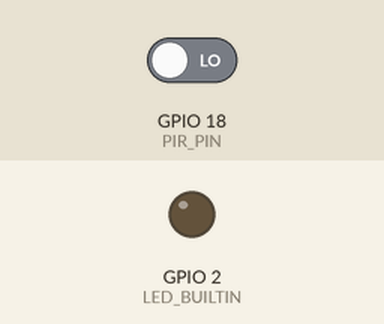
The sketch below on a simulated ESP32. Shown: output pins drawn as LEDs (lit = HIGH). Inputs (shaded band) come from the test bench; at power-on: GPIO 18 (PIR_PIN) LOW. WiFi joins after 1.5 s; servers stay silent unless stated; web services answer with replies made up by the test bench; what the sketch prints to the serial monitor is not drawn.

Above: at 0.1 s.
At 2.7 s:
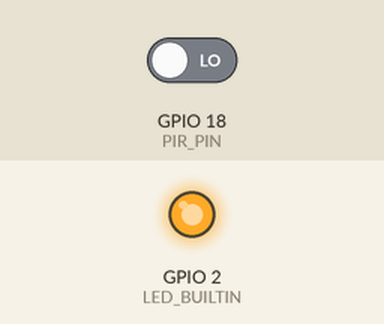
2.8 s: GPIO 18 (PIR_PIN) driven HIGH
Timing chart, 0 to 5.8 s (numbered marks = the images above; inputs shaded):
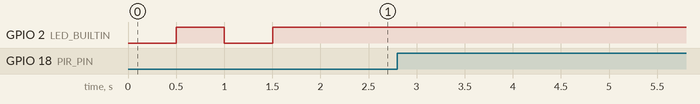

Measured:
- after the input at 2.8 s, every drawn part: stays the same

The sketch:

ESP32-Line-Notify.ino
```cpp
#include <WiFiClientSecure.h>
#include <WiFi.h>

#define LINE_TOKEN "gkfkDC5Ld0tgjHPf6kz649bFCCqON392avMW9kimaWt"

#define WIFI_STA_NAME "SK_ 2.4G"
#define WIFI_STA_PASS "42117622"

#define PIR_PIN 18
#define LED_BUILTIN 2

bool LINE_Notify(String message) {
  WiFiClientSecure client;
  client.setInsecure();           // ถ้าเป็น ESP32 เวอร์ชั่น 1.0.4 ให้ปิดส่วนนี้ไว้
  if (!client.connect("notify-api.line.me", 443)) {
    Serial.println("connection failed");
    return false;
  }

  String payload = "message=" + message;
  String req = "";
  req += "POST /api/notify HTTP/1.1\r\n";
  req += "Host: notify-api.line.me\r\n";
  req += "Authorization: Bearer " + String(LINE_TOKEN) + "\r\n";
  req += "User-Agent: ESP32\r\n";
  req += "Content-Type: application/x-www-form-urlencoded\r\n";
  req += "Content-Length: " + String(payload.length()) + "\r\n";
  req += "\r\n";
  req += payload;
  // Serial.println(req);
  client.print(req);

  delay(20);

  // Serial.println("-------------");
  long timeOut = millis() + 30000;
  while(client.connected() && timeOut > millis()) {
    if (client.available()) {
      String str = client.readString();
      // Serial.print(str);
    }
    delay(10);
  }
  // Serial.println("-------------");

  return timeOut > millis();
}

void setup() {
  Serial.begin(115200);
  pinMode(LED_BUILTIN, OUTPUT);
  pinMode(PIR_PIN, INPUT);

  Serial.println();
  Serial.println();
  Serial.print("Connecting to ");
  Serial.println(WIFI_STA_NAME);

  WiFi.mode(WIFI_STA);
  WiFi.begin(WIFI_STA_NAME, WIFI_STA_PASS);

  while (WiFi.status() != WL_CONNECTED) {
    delay(500);
    Serial.print(".");
    digitalWrite(LED_BUILTIN, !digitalRead(LED_BUILTIN));
  }

  digitalWrite(LED_BUILTIN, HIGH);
  Serial.println("");
  Serial.println("WiFi connected");
  Serial.println("IP address: ");
  Serial.println(WiFi.localIP());
}

void loop() {
  if (digitalRead(PIR_PIN) == HIGH) {
    Serial.println("Alert !");
    LINE_Notify("%E0%B8%A1%E0%B8%B5%E0%B8%9C%E0%B8%B9%E0%B9%89%E0%B8%9A%E0%B8%B8%E0%B8%81%E0%B8%A3%E0%B8%B8%E0%B8%81+%21%21%21");
    while(digitalRead(PIR_PIN) == HIGH) delay(10);
  }
  delay(10);
}
```
